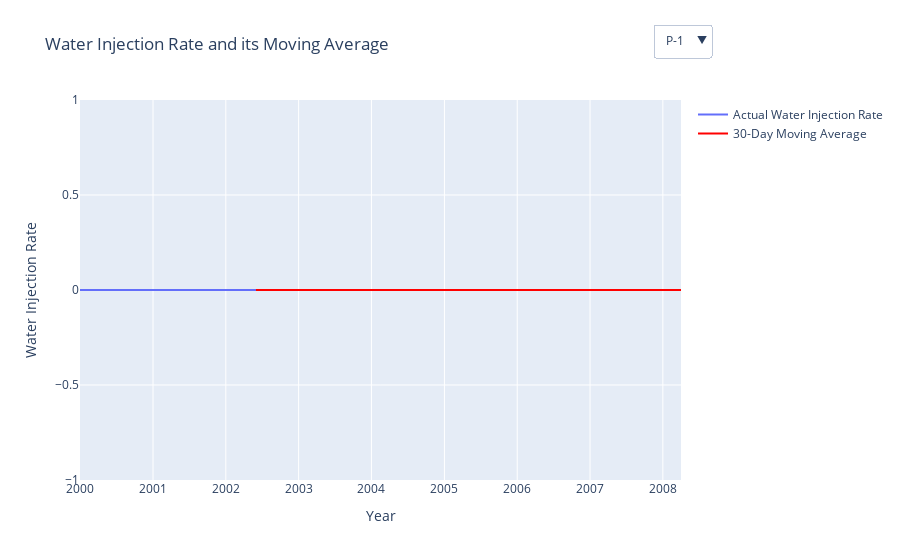

Notebook source saved alongside this figure:
### Markdown cell above
Below is an interactive dropdown for selecting different wells and viewing their "Water Injection Rate" along with its "30-Day Moving Average"

### Code cell
# Create the rolling mean column for Water Injection Rate
df['Water Injection MA'] = df['Water Injection Rate'].rolling(window=30).mean()

# Create an empty figure
fig = go.Figure()

# Add an interactive dropdown menu
buttons = []
for well in wells:
    well_df = df[df['Well Name'] == well]
    years = well_df['Date'].dt.year.unique()
    visible = [well == w for w in wells]
    
    button = dict(label=well,
                  method='update',
                  args=[{'visible': visible},
                        {'title': f'Water Injection Rate and its Moving Average for {well}',
                         'xaxis': {'tickvals': years, 'ticktext': years}}])
    buttons.append(button)
    
    fig.add_trace(go.Scatter(x=well_df['Date'], y=well_df['Water Injection Rate'], mode='lines', name='Actual Water Injection Rate'))
    fig.add_trace(go.Scatter(x=well_df['Date'], y=well_df['Water Injection MA'], mode='lines', name='30-Day Moving Average', line=dict(color='red')))

# Update the layout
fig.update_layout(title=f'Water Injection Rate and its Moving Average',
                  xaxis_title='Year', 
                  yaxis_title='Water Injection Rate',
                  updatemenus=[dict(buttons=buttons, direction='down', x=1.05, y=1.2, showactive=True)])

# Display the initial well data
fig.update_traces(visible=False)
fig.data[0].visible = True
fig.data[1].visible = True

# Display the plot
fig.show()
